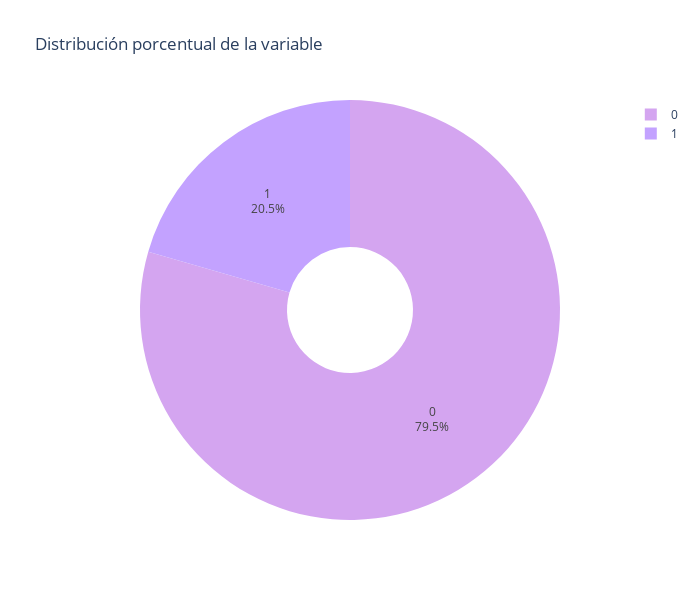
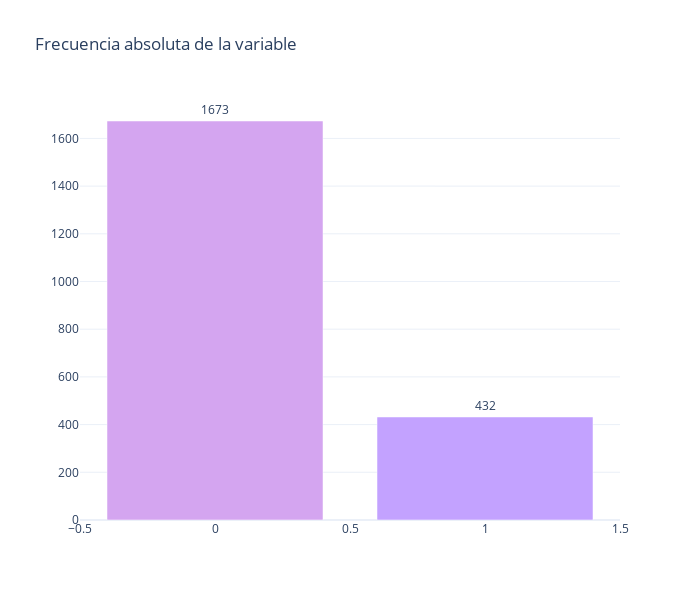

Notebook code for these charts, in order:
### Code cell
graficar_distribucion_categorica(df_csv, 'Depression')

### Figure 1 — Plotly figure (JSON) as saved in the notebook; plotly's stock layout.template omitted (floating-point values rounded to 4 significant figures)
{"data": [{"hole": 0.3, "labels": [0, 1], "marker": {"colors": ["#D4A5F0", "#C3A2FF"]}, "textinfo": "label+percent", "type": "pie", "values": [1673, 432]}], "layout": {"height": 600, "title": {"text": "Distribución porcentual de la variable"}, "width": 700}}

### Figure 2 — Plotly figure (JSON) as saved in the notebook; plotly's stock layout.template omitted (floating-point values rounded to 4 significant figures)
{"data": [{"marker": {"color": ["#D4A5F0", "#C3A2FF"]}, "text": [1673.0, 432.0], "textposition": "outside", "type": "bar", "x": [0, 1], "y": [1673, 432]}], "layout": {"height": 600, "showlegend": false, "title": {"text": "Frecuencia absoluta de la variable"}, "width": 700}}
